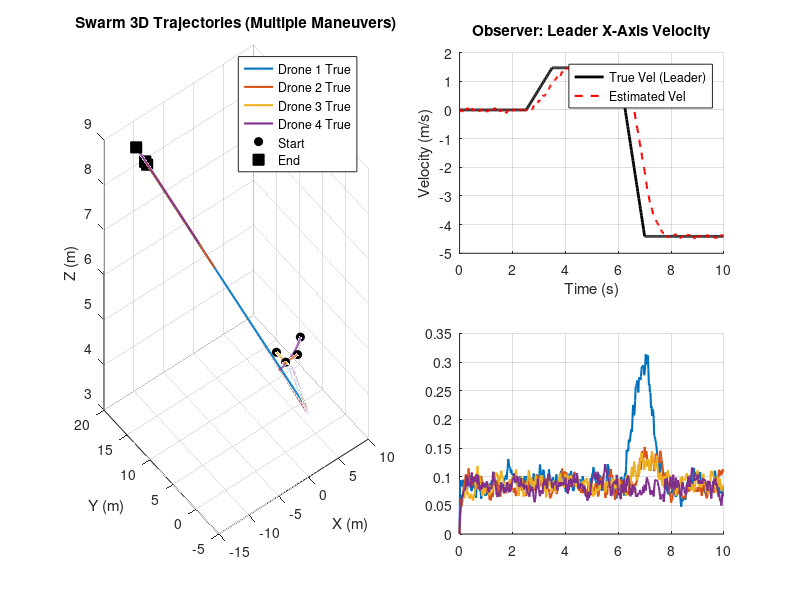

This figure's MATLAB source: (Note: this script raises an error after producing the figure.)
% =========================================================================
% Output-Feedback Leader Identification via Unknown Input Observer
% UPGRADED: Multiple Maneuvers & Multi-Level Thresholds
% =========================================================================
clear; clc; close all;

%% 1. Simulation Parameters
dt = 0.02;                  
T_total = 10;               
steps = T_total / dt;
time = (0:steps-1) * dt;
N = 4;                      % Drone 1 is the Leader

% Adjacency Matrix (Directed tree: 1->2, 1->3, 2->4)
A_adj = [0 0 0 0; 
         1 0 0 0; 
         1 0 0 0; 
         0 1 0 0];

% Consensus Gains
kp = 3.0; 
kv = 1.5;

% Observer Gains 
L_p = 10 * eye(3); 
L_v = 25 * eye(3);

% Sensor Noise Variance
sigma_v = 0.05; 

% --- NEW: Multi-Level Detection Thresholds ---
% Adjusted to mathematically align with the residual norms generated
threshold_sensitive = 0.10; % Catches mild deviations (risk of false positive in high noise)
threshold_strict    = 0.25; % Only flags undeniable, aggressive exogenous commands

identified_sensitive = NaN;
identified_strict = NaN;

%% 2. Initialization
p_true = zeros(3, N, steps);
v_true = zeros(3, N, steps);

% Initial positions
p_true(:,:,1) = [0 2 0 4; 0 0 2 2; 5 5 5 5]; 

p_est = p_true(:,:,1); 
v_est = zeros(3, N);
residual_norm = zeros(N, steps);

history_p_est = zeros(3, N, steps);
history_v_est = zeros(3, N, steps);

%% 3. Main Simulation Loop
for k = 1:steps-1
    
    % =====================================================================
    % A. THE PLANT (True Adversarial Swarm Dynamics)
    % =====================================================================
    acc_true = zeros(3, N);
    
    % --- NEW: Multiple Leader Maneuvers ---
    % Maneuver 1: "Mild" deviation (e.g., slight course correction)
    if time(k) > 2.5 && time(k) < 3.5
        acc_true(:, 1) = [1.5; 0.5; -0.5]; 
    end
    
    % Maneuver 2: "Aggressive" evasion (e.g., sudden dash to escape)
    if time(k) > 6.0 && time(k) < 7.0
        acc_true(:, 1) = [-6.0; 4.0; 2.0]; 
    end
    
    % Followers compute consensus control
    for i = 2:N
        u_consensus = zeros(3,1);
        for j = 1:N
            if A_adj(i, j) == 1
                pos_err = p_true(:, j, k) - p_true(:, i, k);
                vel_err = v_true(:, j, k) - v_true(:, i, k);
                u_consensus = u_consensus + kp * pos_err + kv * vel_err;
            end
        end
        acc_true(:, i) = u_consensus;
    end
    
    % Integrate True Plant
    v_true(:,:,k+1) = v_true(:,:,k) + acc_true * dt;
    p_true(:,:,k+1) = p_true(:,:,k) + v_true(:,:,k) * dt;
    
    % =====================================================================
    % B. THE SENSOR (Lighthouse / Radar)
    % =====================================================================
    y_meas = p_true(:,:,k+1) + sigma_v * randn(3, N);
    
    % =====================================================================
    % C. THE OBSERVER & DETECTION ALGORITHM
    % =====================================================================
    for i = 1:N
        u_virtual = zeros(3,1);
        for j = 1:N
            if A_adj(i, j) == 1
                pos_err_obs = y_meas(:, j) - y_meas(:, i); 
                vel_err_obs = v_est(:, j) - v_est(:, i);
                u_virtual = u_virtual + kp * pos_err_obs + kv * vel_err_obs;
            end
        end
        
        z_residual = y_meas(:, i) - p_est(:, i); 
        
        dp_est = v_est(:, i) + L_p * z_residual;
        dv_est = u_virtual + L_v * z_residual;
        
        p_est(:, i) = p_est(:, i) + dp_est * dt;
        v_est(:, i) = v_est(:, i) + dv_est * dt;
        
        history_p_est(:, i, k+1) = p_est(:, i);
        history_v_est(:, i, k+1) = v_est(:, i);
        
        % Smooth the residual (EMA filter) to prevent noise-induced false positives
        if k > 1
            residual_norm(i, k+1) = 0.8 * residual_norm(i, k) + 0.2 * norm(z_residual);
        else
            residual_norm(i, k+1) = norm(z_residual);
        end
        
        % Leader Identification Logic (Testing both thresholds)
        if isnan(identified_sensitive) && residual_norm(i, k+1) > threshold_sensitive
            identified_sensitive = time(k+1);
        end
        if isnan(identified_strict) && residual_norm(i, k+1) > threshold_strict
            identified_strict = time(k+1);
        end
    end
end

%% 4. Plotting & Visualization
figure('Name', 'Multi-Threshold Leader Identification', 'Position', [100, 100, 1200, 800]);

% --- Plot 1: 3D Trajectory ---
subplot(2, 2, [1, 3]); hold on; grid on;
colors = lines(N);
for i = 1:N
    plot3(squeeze(p_true(1,i,:)), squeeze(p_true(2,i,:)), squeeze(p_true(3,i,:)), ...
        'Color', colors(i,:), 'LineWidth', 1.5, 'DisplayName', sprintf('Drone %d True', i));
end
plot3(p_true(1,:,1), p_true(2,:,1), p_true(3,:,1), 'ko', 'MarkerSize', 6, 'MarkerFaceColor', 'k', 'DisplayName', 'Start');
plot3(p_true(1,:,end), p_true(2,:,end), p_true(3,:,end), 'ks', 'MarkerSize', 8, 'MarkerFaceColor', 'k', 'DisplayName', 'End');
title('Swarm 3D Trajectories (Multiple Maneuvers)');
xlabel('X (m)'); ylabel('Y (m)'); zlabel('Z (m)');
legend('Location', 'best');
view(3);

% --- Plot 2: Velocity Tracking (X-axis) ---
subplot(2, 2, 2); hold on; grid on;
plot(time, squeeze(v_true(1, 1, :)), 'k-', 'LineWidth', 2, 'DisplayName', 'True Vel (Leader)');
plot(time, squeeze(history_v_est(1, 1, :)), 'r--', 'LineWidth', 1.5, 'DisplayName', 'Estimated Vel');
title('Observer: Leader X-Axis Velocity');
xlabel('Time (s)'); ylabel('Velocity (m/s)');
legend('Location', 'best');

% --- Plot 3: The Detection Metric (Multi-Thresholds) ---
subplot(2, 2, 4); hold on; grid on;
for i = 1:N
    plot(time, residual_norm(i, :), 'Color', colors(i,:), 'LineWidth', 1.5, 'DisplayName', sprintf('Drone %d Innovation', i));
end

% Draw the Sensitive and Strict Threshold Lines
yline(threshold_strict, 'k--', 'Strict Threshold ($J_{strict}$)', 'LineWidth', 1.5, 'Interpreter', 'latex', 'LabelHorizontalAlignment', 'left');
yline(threshold_sensitive, 'k:', 'Sensitive Threshold ($J_{sens}$)', 'LineWidth', 1.5, 'Interpreter', 'latex', 'LabelHorizontalAlignment', 'left');

% Illustrate the moments of detection
if ~isnan(identified_sensitive)
    xline(identified_sensitive, 'b:', 'LineWidth', 1.5);
end
if ~isnan(identified_strict)
    xline(identified_strict, 'r-', 'LineWidth', 2);
    str = sprintf('AGGRESSIVE EVASION!\nDrone 1 Confirmed at t = %.2fs', identified_strict);
    text(identified_strict + 0.2, threshold_strict + 0.1, str, ...
        'BackgroundColor', 'white', 'EdgeColor', 'red', 'FontSize', 10, 'FontWeight', 'bold');
end

title('Leader Identification: Innovation Residuals vs Thresholds');
xlabel('Time (s)'); ylabel('$\| z_i(t) \|$', 'Interpreter', 'latex');
legend('Location', 'northwest');
ylim([0, 0.6]); % Fixed Y-axis to clearly show the peaks
